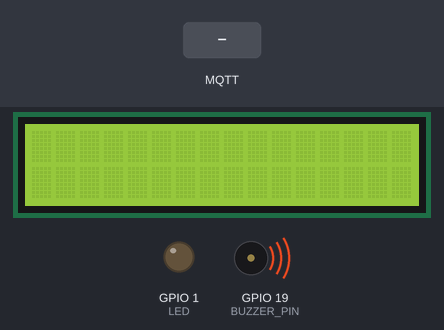
Bench run of a sketch on a simulated ESP32. Shown: 16×2 character LCD, output pins drawn as LEDs (lit = HIGH), buzzer (waves = sounding, pin HIGH). Inputs (shaded band) come from the test bench. WiFi joins after 1.5 s; servers stay silent unless stated; no MQTT or app messages arrive unless stated; what the sketch prints to the serial monitor is not drawn.

Above: at 2.8 s.
2.9 s: MQTT message "n" arrives on the first subscribed topic
At 4.8 s:
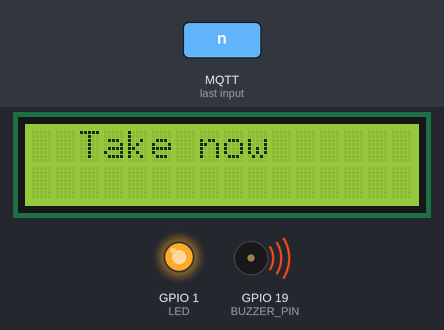
5.1 s: MQTT message "1" arrives on the first subscribed topic
8.2 s: MQTT message "on" arrives on the first subscribed topic
Timing chart, 0 to 11.2 s (numbered marks = the images above; inputs shaded):
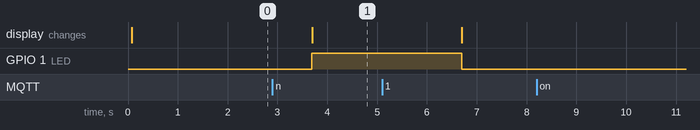

The sketch:

Project.ino
```cpp
#include <WiFi.h>//library for wifi
#include <PubSubClient.h>//library for MQtt
#define LED 1
#include <LiquidCrystal_I2C.h>
LiquidCrystal_I2C lcd(0x27,16,2);
void callback(char* subscribetopic, byte* payload, unsigned int payloadLength);
//-------credentials of IBM Accounts------
#define ORG "nfdp5u"//IBM ORGANITION ID
#define DEVICE_TYPE "Rakesh"//Device type mentioned in ibm watson IOT Platform
#define DEVICE_ID "kmrakesh23"//Device ID mentioned in ibm watson IOT Platform
#define TOKEN "r9bzgmQT2*LNFDmA5S" //Token
String data3,light;
float h, t;
#define BUZZER_PIN 19 // ESP32 GIOP21 pin connected to Buzzer's pin
//-------- Customise the above values --------
char server[] = ORG ".messaging.internetofthings.ibmcloud.com";// Server Name
char publishTopic[] = "iot-2/evt/Data/fmt/json";// topic name and type of event
char subscribetopic[] = "iot-2/cmd/test/fmt/string";// cmd REPRESENT command type
char authMethod[] = "use-token-auth";// authentication method
char token[] = TOKEN;
char clientId[] = "d:" ORG ":" DEVICE_TYPE ":" DEVICE_ID;//client id
//-----------------------------------------
WiFiClient wifiClient; // creating the instance for wificlient
PubSubClient client(server, 1883, callback ,wifiClient); //calling the predefinedclient id by passing parameter like server id,portand wificredential
void setup()// configuring the ESP32
{
Serial.begin(115200);
Serial.begin(9600);
// dht.begin();
pinMode(LED,OUTPUT);
pinMode(BUZZER_PIN, OUTPUT);
delay(10);
lcd.init();
lcd.clear();
lcd.backlight();
Serial.println();
wificonnect();
mqttconnect();
}
void loop()// Recursive Function
{
  digitalWrite(BUZZER_PIN, HIGH);
delay(1000);
if (!client.loop()) {
mqttconnect();
}
}
void mqttconnect() {
if (!client.connected()) {
Serial.print("Reconnecting client to ");
Serial.println(server);
while (!!!client.connect(clientId, authMethod, token)) {
Serial.print(".");
delay(500);
}
initManagedDevice();
Serial.println();
}
}
void wificonnect() //function defination for wificonnect
{
Serial.println();
Serial.print("Connecting to ");
WiFi.begin("Wokwi-GUEST", "", 6);//passing the wifi credentials to establish the connection
while (WiFi.status() != WL_CONNECTED) {
delay(500);
Serial.print(".");
}
Serial.println("");
Serial.println("WiFi connected");
Serial.println("IP address: ");
Serial.println(WiFi.localIP());
}
void initManagedDevice() {
if (client.subscribe(subscribetopic)) {
Serial.println((subscribetopic));
Serial.println("subscribe to cmd OK");
} else {
Serial.println("subscribe to cmd FAILED");
}
}
void callback(char* subscribetopic, byte* payload, unsigned int payloadLength)
{
Serial.print("callback invoked for topic: ");
Serial.println(subscribetopic);
light=(char)payload[0];
for (int i = 1; i < payloadLength; i++) {
Serial.print((char)payload[i]);
data3 += (char)payload[i];
}
// Make sure backlight is on
Serial.println("data: "+ data3);
if(light=="n")
{
digitalWrite(BUZZER_PIN, HIGH);
Serial.println(data3);
digitalWrite(LED,HIGH);
// Print a message on both lines of the LCD.
lcd.setCursor(2,0); //Set cursor to character 2 on line 0
lcd.print("Take now");
lcd.setCursor(2,1); //Move cursor to character 2 on line 1
lcd.print(data3);
delay(3000);
digitalWrite(BUZZER_PIN, LOW);
digitalWrite(LED,LOW);
lcd.clear();
}
else
{
digitalWrite(BUZZER_PIN, LOW);
Serial.println(data3);
digitalWrite(LED,LOW);
lcd.clear();
}
data3="";
}
```

Measured:
- after the input at 2.9 s, GPIO 1 (LED): LOW → HIGH after 0.79 s; the display: changes after 0.80 s (image 1)
